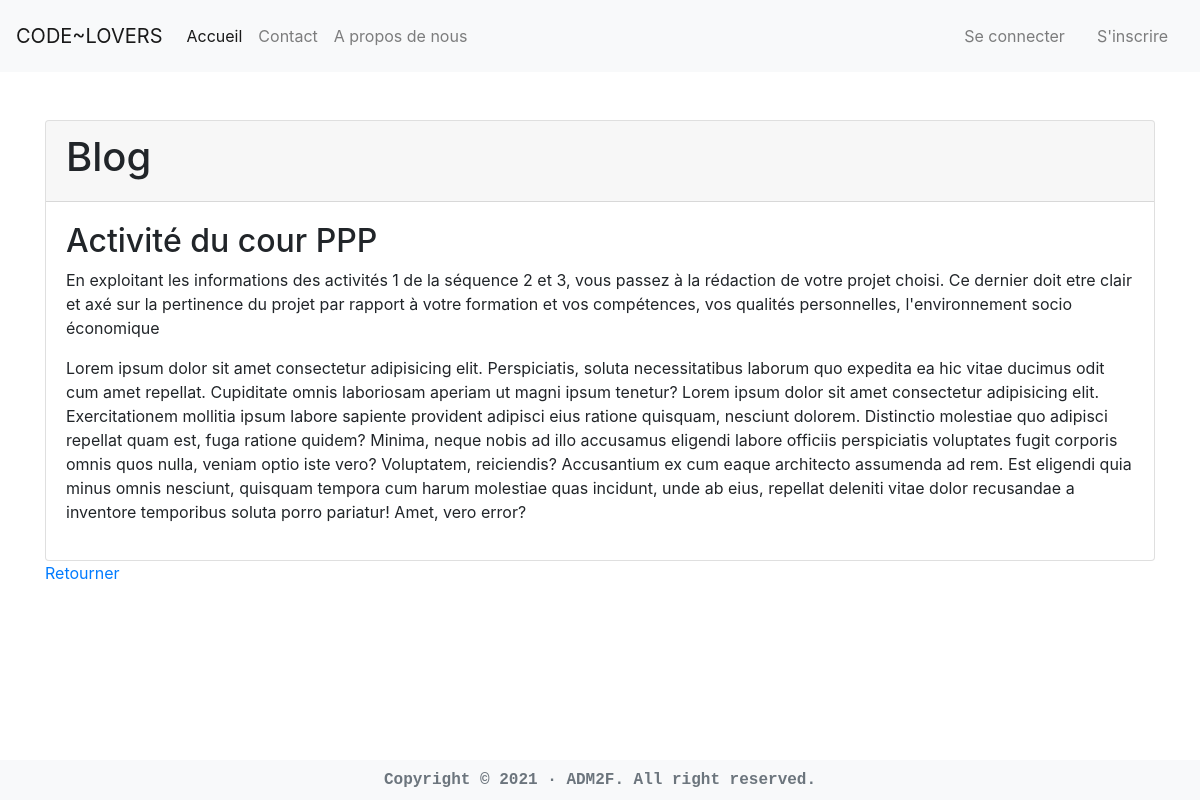
/blog/posts/4, run on the app's committed database.
### blog/models.py (models this page shows, shortened)
class Post(db.Model):
    __tablename__ = 'posts'
    id = db.Column(db.Integer, primary_key=True)
    title = db.Column(db.String(100), nullable=False)
    date_posted = db.Column(db.DateTime, nullable=False, default=datetime.utcnow())
    content = db.Column(db.Text, nullable=False)
    user_id = db.Column(db.Integer, db.ForeignKey('users.id'), nullable=False)

### blog/routes.py (the view)
@app.route('/blog/posts/<int:id>')
def posts_show(id):
    post = Post.query.get(id)
    return render_template('posts/show.html', post=post, title='Blog')

### blog/routes.py (called while the page is built)
@app.context_processor
def inject_now():
    return {'now': datetime.now()}

@app.context_processor
def utility_processor():
    def pluralize(count, singular, plural=None):
        if not isinstance(count, int):
            raise ValueError('"{}" must be an integer'.format(count))
        if plural is None:
            plural = singular + 's'
        if count == 1:
            string = singular
        else:
            string = plural
        return f"{count} {string}"
    return dict(pluralize=pluralize)

### blog/templates/posts/show.html
{% extends 'layouts/default.html' %}
{% block body %}
    <div class="card mt-5">
        <div class="card-header card-primary">
            <h1>Blog</h1>
        </div>
        <div class="card-body">
            <article>
                <h2>{{ post.title }}</h2>
                <p>{{ post.content }}</p>
                <p>Lorem ipsum dolor sit amet consectetur adipisicing elit. Perspiciatis, soluta necessitatibus laborum quo expedita ea hic vitae ducimus odit cum amet repellat. Cupiditate omnis laboriosam aperiam ut magni ipsum tenetur? Lorem ipsum dolor sit amet consectetur adipisicing elit. Exercitationem mollitia ipsum labore sapiente provident adipisci eius ratione quisquam, nesciunt dolorem. Distinctio molestiae quo adipisci repellat quam est, fuga ratione quidem?
                Minima, neque nobis ad illo accusamus eligendi labore officiis perspiciatis voluptates fugit corporis omnis quos nulla, veniam optio iste vero? Voluptatem, reiciendis? Accusantium ex cum eaque architecto assumenda ad rem.
                Est eligendi quia minus omnis nesciunt, quisquam tempora cum harum molestiae quas incidunt, unde ab eius, repellat deleniti vitae dolor recusandae a inventore temporibus soluta porro pariatur! Amet, vero error?</p>
            </article>
        </div>
    </div>
    <p><a href="{{ url_for('posts_index') }}">Retourner</a></p>
{% endblock %}

### data on the page
Post: title "Activité du cour PPP", content "En exploitant les informations des activités 1 de la séquence 2 et 3, vous passez à la rédaction de votre projet choisi. Ce dernier doit etre clair et axé sur la pertinence du projet par rapport à votre formation et vos compétences, vos qualités personnelles, l'environnement socio économique"
